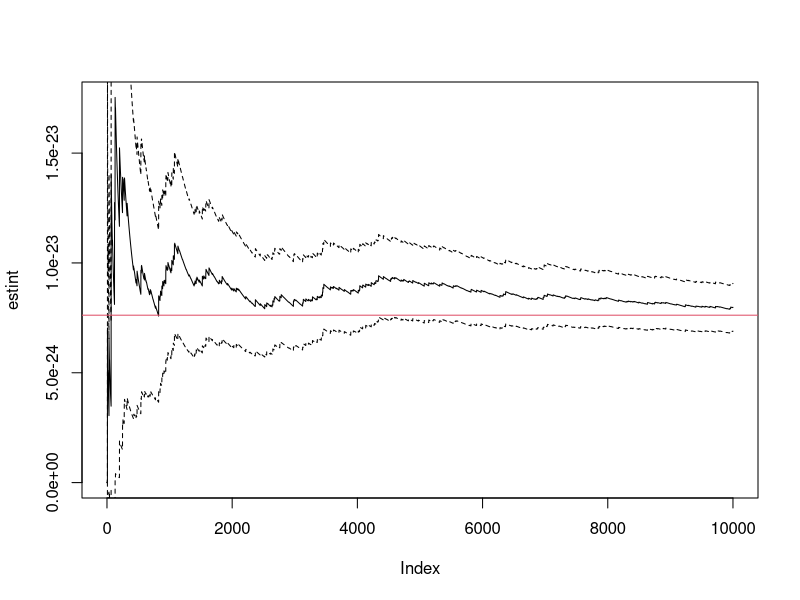

Write the R code that produced this figure.
# Normal CDF approximation using inverted uniform density as importance function
R=1e4
y=runif(R,0,1/10)
x=1/y # f(y)=10 when y~[0,1/10] => g(x)=f(1/y)du/dx = 10/x^2
weit=dnorm(x)/(10/x^2) # f(x)/g(x)
estint=cumsum(weit)/1:R
se=sqrt(cumsum((weit-estint)^2))/(1:R) # sample standard error
plot(estint,t='l')
lines(estint-1.96*se,lty=2,t='l')
lines(estint+1.96*se,lty=2,t='l')
abline(h=pnorm(-10),col=2)

# function to demonstrate E[x^8] where x is N(0,1)
importance_x8=function(R, s=2){
  x=rnorm(R)
  est=cumsum(x^8)/1:R # running mean
  err=sqrt(cumsum((x^8-est)^2))/1:R # running s.e.
  plot(est,t='l',col=2,lwd=2,ylim=c(min(est-2*err),max(est+2*err)))
  lines(est-1.96*err,col=2,lty=2);lines(est+1.96*err,col=2,lty=2);
  # now repeat using importance function N(0,s)
  xg=x*s # use the same samples and adjust the variance
  weit=dnorm(xg)/dnorm(xg,0,s) # f(x)/g(x)
  phi=xg^8
  estg=cumsum(phi*weit)/1:R # running mean
  errg=sqrt(cumsum((xg^8*weit-estg)^2))/1:R # running s.e.
  lines(estg,t='l',col=4);lines(estg-1.96*errg,col=4,lty=2);lines(estg+1.96*errg,col=4,lty=2);
  abline(h=105) # true expected value of x^8 is 105*sd(x)^8
}

track_estimate=function(samps,col="black"){
  R=length(samps)
  est=cumsum(samps)/1:R # running sample mean
  err=sqrt(cumsum((samps-est)^2))/1:R # running sample standard error
  plot(est,t='l',lwd=2,ylim=c(min(est-2*err),max(est+2*err)),xlab="n",ylab="Monte Carlo Estimate")
  lines(est-1.96*err,col=col,lty=2);lines(est+1.96*err,col=col,lty=2);
  legend("topright", col=col, lty=c(1,2), lwd=2, cex=1.5, 
         legend=do.call('expression',list(
         bquote(paste(hat(theta)[n])),
         bquote(paste(hat(theta)[n]," +/- 1.96 se",)))))
}